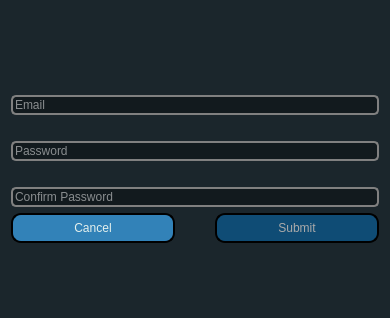
<?xml version="1.0" encoding="UTF-8"?>
<ui version="4.0">
 <class>CreateAccount</class>
 <widget class="QWidget" name="CreateAccount">
  <property name="geometry">
   <rect>
    <x>0</x>
    <y>0</y>
    <width>390</width>
    <height>318</height>
   </rect>
  </property>
  <property name="windowTitle">
   <string>Form</string>
  </property>
  <property name="styleSheet">
   <string notr="true">QWidget{
background-color: #1B262C;
}

QLineEdit{
background-color: rgb(18, 26, 30);
color: white;
border: 2px solid gray;
border-radius: 5px;}

QLineEdit:hover{
border: 2px solid rgb(174, 173, 172);
}

QLineEdit:focus{
border: 2px solid rgb(7,134,193)}</string>
  </property>
  <layout class="QVBoxLayout" name="verticalLayout_7">
   <item>
    <layout class="QVBoxLayout" name="verticalLayout_6">
     <item>
      <widget class="QLabel" name="createEmailLbl">
       <property name="enabled">
        <bool>true</bool>
       </property>
       <property name="sizePolicy">
        <sizepolicy hsizetype="Fixed" vsizetype="Fixed">
         <horstretch>0</horstretch>
         <verstretch>0</verstretch>
        </sizepolicy>
       </property>
       <property name="minimumSize">
        <size>
         <width>0</width>
         <height>0</height>
        </size>
       </property>
       <property name="styleSheet">
        <string notr="true">color: red;</string>
       </property>
       <property name="text">
        <string/>
       </property>
      </widget>
     </item>
     <item>
      <widget class="QLineEdit" name="createEmail">
       <property name="styleSheet">
        <string notr="true"/>
       </property>
       <property name="text">
        <string/>
       </property>
       <property name="placeholderText">
        <string>Email</string>
       </property>
      </widget>
     </item>
     <item>
      <widget class="QLabel" name="createPasswordLbl">
       <property name="sizePolicy">
        <sizepolicy hsizetype="Fixed" vsizetype="Fixed">
         <horstretch>0</horstretch>
         <verstretch>0</verstretch>
        </sizepolicy>
       </property>
       <property name="styleSheet">
        <string notr="true">color: lightgray;</string>
       </property>
       <property name="text">
        <string/>
       </property>
      </widget>
     </item>
     <item>
      <widget class="QLineEdit" name="createPassword">
       <property name="styleSheet">
        <string notr="true"/>
       </property>
       <property name="text">
        <string/>
       </property>
       <property name="echoMode">
        <enum>QLineEdit::Password</enum>
       </property>
       <property name="placeholderText">
        <string>Password</string>
       </property>
      </widget>
     </item>
     <item>
      <widget class="QLabel" name="confirmPassLbl">
       <property name="sizePolicy">
        <sizepolicy hsizetype="Fixed" vsizetype="Fixed">
         <horstretch>0</horstretch>
         <verstretch>0</verstretch>
        </sizepolicy>
       </property>
       <property name="styleSheet">
        <string notr="true">color:red;</string>
       </property>
       <property name="text">
        <string/>
       </property>
      </widget>
     </item>
     <item>
      <widget class="QLineEdit" name="confirmPassword">
       <property name="styleSheet">
        <string notr="true"/>
       </property>
       <property name="text">
        <string/>
       </property>
       <property name="echoMode">
        <enum>QLineEdit::Password</enum>
       </property>
       <property name="placeholderText">
        <string>Confirm Password</string>
       </property>
      </widget>
     </item>
     <item>
      <layout class="QHBoxLayout" name="horizontalLayout">
       <property name="spacing">
        <number>0</number>
       </property>
       <property name="sizeConstraint">
        <enum>QLayout::SetMinimumSize</enum>
       </property>
       <item>
        <widget class="QPushButton" name="cancelBtn">
         <property name="minimumSize">
          <size>
           <width>146</width>
           <height>0</height>
          </size>
         </property>
         <property name="styleSheet">
          <string notr="true">QPushButton{
 background-color: #3282B8;
 color: rgb(228,240,237);
 border-style: outset;
 border-width: 2px;
 border-radius: 10px;
 border-color: black;
 min-width: 10em;
 padding: 6px;}

QPushButton:hover{
border-color: lightgray;
background-color: rgb(60, 158, 223);
}

QPushButton:focus{
border-color: lightgray;
background-color: rgb(60, 158, 223);
}

QPushButton:pressed {
 background-color: #0F4C75;
 border-style: inset;
}</string>
         </property>
         <property name="text">
          <string>Cancel</string>
         </property>
        </widget>
       </item>
       <item>
        <spacer name="horizontalSpacer">
         <property name="orientation">
          <enum>Qt::Horizontal</enum>
         </property>
         <property name="sizeType">
          <enum>QSizePolicy::Minimum</enum>
         </property>
         <property name="sizeHint" stdset="0">
          <size>
           <width>40</width>
           <height>20</height>
          </size>
         </property>
        </spacer>
       </item>
       <item>
        <widget class="QPushButton" name="submitBtn">
         <property name="enabled">
          <bool>false</bool>
         </property>
         <property name="minimumSize">
          <size>
           <width>146</width>
           <height>0</height>
          </size>
         </property>
         <property name="styleSheet">
          <string notr="true">QPushButton{
 background-color: #0F4C75;
 color: darkgray;
 border-style: outset;
 border-width: 2px;
 border-radius: 10px;
 border-color: black;
 min-width: 10em;
 padding: 6px;}

QPushButton:hover{
border-color: lightgray;
background-color: rgb(60, 158, 223);
}

QPushButton:pressed {
 background-color: #0F4C75;
 border-style: inset;
}</string>
         </property>
         <property name="text">
          <string>Submit</string>
         </property>
        </widget>
       </item>
      </layout>
     </item>
    </layout>
   </item>
  </layout>
 </widget>
 <resources/>
 <connections/>
</ui>
